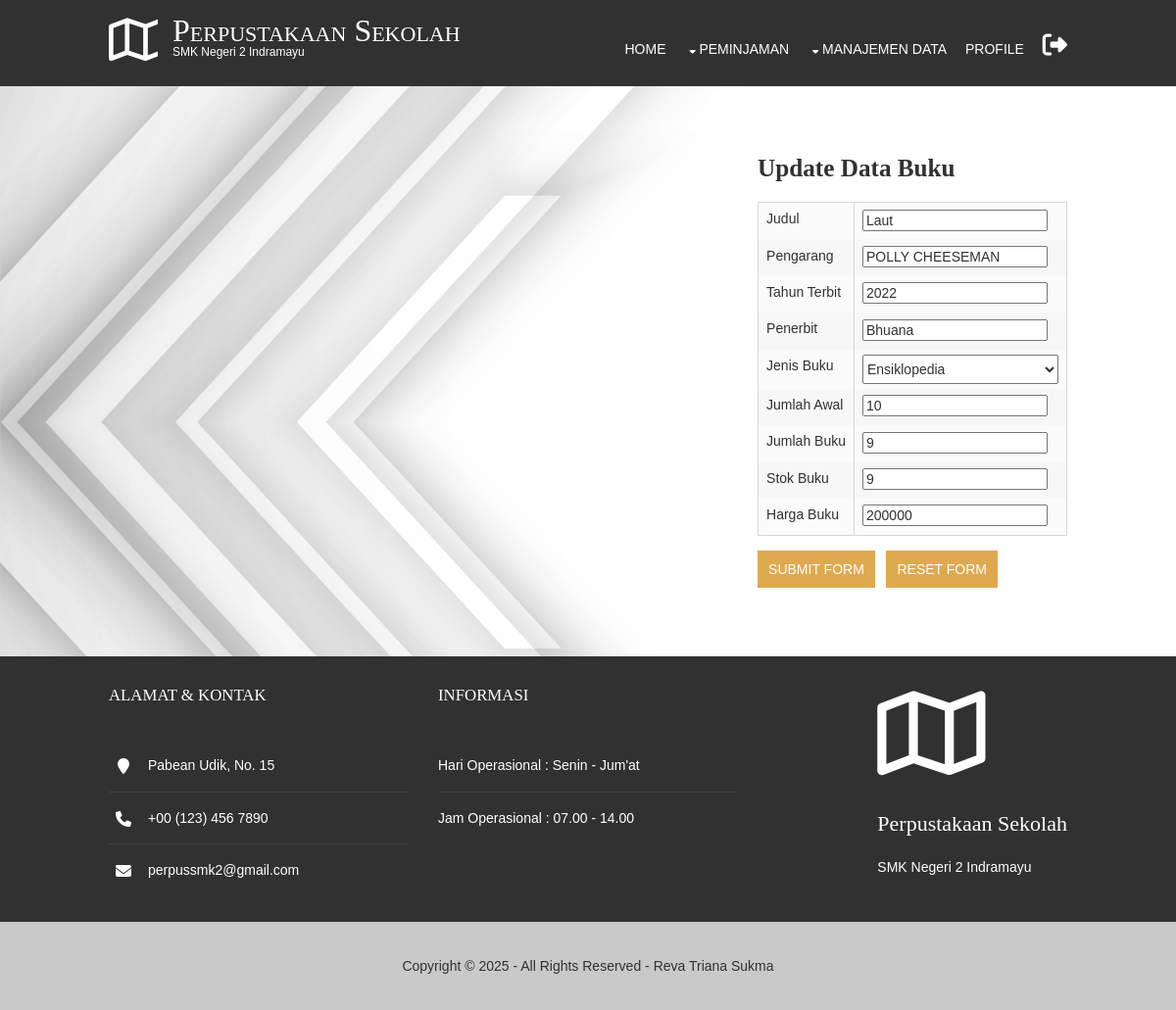
The page /pages/buku/edit_buku.php?id=0001 (signed in) on the database its author committed.
### tables this page shows
CREATE TABLE `buku` (
  `kode_buku` char(4) NOT NULL,
  `judul` varchar(50) DEFAULT NULL,
  `penerbit` varchar(20) DEFAULT NULL,
  `pengarang` varchar(50) DEFAULT NULL,
  `tahun_terbit` year(4) DEFAULT NULL,
  `kj_buku` char(1) DEFAULT NULL,
  `jml_awal` int(11) NOT NULL,
  `jml_buku` int(11) DEFAULT NULL,
  `stok` int(11) DEFAULT NULL,
  `harga` int(11) NOT NULL
);

### koneksi.php (called while the page is built, shortened)
<?php
class database {
	var $host = "localhost";
	var $username = "root";
	var $password = "";
	var $database = "dataperpus";
	var $koneksi = "";
	function __construct(){
		$this->koneksi = mysqli_connect($this->host, $this->username, $this->password, $this->database);
	}
	function get_by_id_buku ($kode_buku)
	{
		$query = mysqli_query ($this->koneksi, "select * from buku where kode_buku = '$kode_buku'");
		return $query->fetch_array();
	}
}
?>

### pages/buku/edit_buku.php (the view, shortened to what this page needs)
<?php
include '../../index_header.php';
include '../../koneksi.php';
$db = new database();
$kode_buku = $_GET['id'];
if (!is_null($kode_buku)) {
    $data_buku = $db->get_by_id_buku($kode_buku);
} else {
    header('location:data_buku.php');
}
?>
<!DOCTYPE html>
<html>
<head>
    <link href="../../layout/styles/layout.css" rel="stylesheet" type="text/css" media="all">
    <link rel="stylesheet" href="https://cdnjs.cloudflare.com/ajax/libs/font-awesome/6.7.2/css/all.min.css" />
</head>
<body>
<div class="row0 bgded" style="background-image:url('../../images/bg_kiri.jpg');">
<main class="hoc container clear">
    <div class="fl_right">
        <h1 class="fl_left bold font-x2">Update Data Buku</h1>
        <form method="post" action="../../proses.php?action=update_buku">
            <table>
                <tr>
                    <td><label for="judul">Judul</label></td>
                    <td><input type="text" name="judul" value="<?php echo $data_buku['judul']; ?>"></td>
                </tr>
                <tr>
                    <td><label for="pengarang">Pengarang</label></td>
                    <td><input type="text" name="pengarang" value="<?php echo $data_buku['pengarang']; ?>" oninput="this.value = this.value.toUpperCase();"></td>
                </tr>
                <tr>
                    <td><label for="tahun_terbit">Tahun Terbit</label></td>
                    <td><input type="number" name="tahun_terbit" value="<?php echo $data_buku['tahun_terbit']; ?>"></td>
                </tr>
                <tr>
                    <td><label for="penerbit">Penerbit</label></td>
                    <td><input type="text" name="penerbit" value="<?php echo $data_buku['penerbit']; ?>"></td>
                </tr>
                <tr>
                    <td><label for="kj_buku">Jenis Buku</label></td>
                    <td>
                        <select name="kj_buku" id="kj_buku">
                            <option value="4" <?php echo ($data_buku['kj_buku'] === '4') ? 'selected' : ''; ?>>Ensiklopedia</option>
                        </select>
                    </td>
                </tr>
                <tr>
                    <td><label for="jml_awal">Jumlah Awal</label></td>
                    <td><input type="number" name="jml_awal" value="<?php echo $data_buku['jml_awal']; ?>"></td>
                </tr>
                <tr>
                    <td><label for="jml_buku">Jumlah Buku</label></td>
                    <td><input type="number" name="jml_buku" value="<?php echo $data_buku['jml_buku']; ?>"></td>
                </tr>
                <tr>
                    <td><label for="stok">Stok Buku</label></td>
                    <td><input type="number" name="stok" value="<?php echo $data_buku['stok']; ?>"></td>
                </tr>
                <tr>
                    <td><label for="harga">Harga Buku</label></td>
                    <td><input type="number" name="harga" value="<?php echo $data_buku['harga']; ?>" required></td>
                </tr>
            </table>
            <div>
                <input class="inspace-10 btn" type="submit" name="submit" value="Submit Form">
                <input class="inspace-10 btn" type="reset" name="reset" value="Reset Form">
            </div>
        </form>
    </div>
</div>
</body>
</html>

### layout/styles/layout.css (style rules this page uses)
.container { padding:70px 0; }
#footer { padding:30px 0; }
#footer .title { margin:0 0 50px 0; padding:0; font-size:1.2rem; text-transform:uppercase; }
#footer .linklist li { display:block; margin-bottom:15px; padding:0 0 15px 0; border-bottom:1px solid; }
#footer .linklist li:last-child { margin:0; padding:0; border:none; }
#footer .linklist li::before, #footer .linklist li::after { display:table; content:""; }
#footer .linklist li, #footer .linklist li::after { clear:both; }
#footer .contact.linklist li, #footer .contact.linklist li:last-child { position:relative; padding-left:40px; }
#footer .contact li * { margin:0; padding:0; line-height:1.6; }
#footer .contact li i { display:block; position:absolute; top:0; left:0; width:30px; font-size:16px; text-align:center; }
#copyright { padding:20px 0; text-align: center; }
*, *::before, *::after { transition:all .3s ease-in-out; }
select { width: 200px; height: 30px; }
table, th, td { border:1px solid; border-collapse:collapse; vertical-align:top; }
table, th { table-layout:auto; }
table { width:100%; margin-bottom:15px; }
th, td { padding:5px 8px; }
td { border-width:0 1px; }
body { color:#888888; background-color:#FFFFFF; }
a { color:#DFA94F; }
.btn, .btn.inverse:hover { color:#FFFFFF; background-color:#DFA94F; border-color:#DFA94F; }
.row0 { background-color:#FFFFFF; color:#313131; }
.row4 { color:#FFFFFF; background-color:#313131; border-color:#DFA94F }
.row5, .row5 a { color:#313131; background-color:#cac9c9; }
#footer .linklist li { border-color:#414141; }
table, th, td, #comments .avatar, #comments input, #comments textarea { border-color:#D7D7D7; }
tr, #comments li, #comments input[type="submit"], #comments input[type="reset"] { color:inherit; background-color:#FBFBFB; }
tr:nth-child(even), #comments li:nth-child(even) { color:inherit; background-color:#F7F7F7; }
@media screen and (min-width:978px) { .hoc { max-width:978px; } }

### layout/styles/framework.css (style rules this page uses)
html { overflow-y: scroll; overflow-x: hidden; }
html, body { margin: 0; padding: 0; font-size: 14px; line-height: 1.6em; }
*, *::before, *::after { box-sizing: border-box; }
.bold { font-weight: bold; }
.nospace { margin: 0; padding: 0; list-style: none; }
.bgded { background-position: top center; background-repeat: no-repeat; background-size: cover; }
.btn { display: inline-block; padding: 15px 25px 17px; text-transform: uppercase; border: 1px solid; }
.clear, .group { display: block; }
.clear::before, .clear::after, .group::before, .group::after { display: table; content: ""; }
.clear, .clear::after, .group, .group::after { clear: both; }
a { outline: none; text-decoration: none; }
.fl_left, .imgl { float: left; }
.fl_right, .imgr { float: right; }
body, input, textarea, select { font-family: Verdana, Geneva, sans-serif; }
h1, h2, h3, h4, h5, h6, .heading { font-family: Georgia, "Times New Roman", Times, serif; }
form, fieldset, legend { margin: 0; padding: 0; border: none; }
label, input, textarea, select { display: inline-block; resize: none; outline: none; color: inherit; font-size: inherit; font-family: inherit; vertical-align: middle; }
label { margin-bottom: 5px; }
:required, :invalid { outline: none; box-shadow: none; }
h1, h2, h3, h4, h5, h6, .heading { margin: 0 0 20px 0; font-size: 22px; line-height: normal; font-weight: normal; text-transform: capitalize; }
address { font-style: normal; font-weight: normal; }
.font-x2 { font-size: 1.8rem; }
.wrapper { display: block; width: 100%; margin: 0; padding: 0; text-align: left; word-wrap: break-word; }
.hoc { display: block; margin: 0 auto; }
address, article, aside, figcaption, figure, footer, header, main, nav, section { display: block; margin: 0; padding: 0; }
.one_half, .one_third, .two_third, .one_quarter, .two_quarter, .three_quarter { display: inline-block; float: left; margin: 0 0 0 3.06748466257669%; list-style: none; }
.first { margin-left: 0; clear: left; }
.one_third { width: 31.28834355828221%; }
.btmspace-30 { margin-bottom: 30px; }
.inspace-10 { padding: 10px; }

### rows shown on the page
buku: judul "Laut", pengarang "POLLY CHEESEMAN", tahun_terbit "2022", penerbit "Bhuana", kj_buku "Ensiklopedia", jml_awal "10", jml_buku "9", stok "9", harga "200000"
